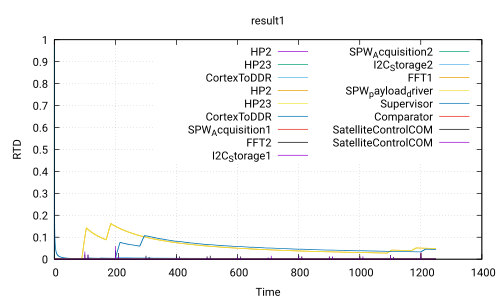

Generate this figure with gnuplot:
 set title 'result1'
 set ylabel 'RTD'
 set xlabel 'Time'
 set grid
 set term pdf
 set output 'Use_case_DoubleCamera_Safety.ATIPPIC.executable280.0_80.0.pdf'
 plot 'Use_case_DoubleCamera_Safety.ATIPPIC.executable280.0_80.0.csv' using 1:2 with lines title 'HP2','Use_case_DoubleCamera_Safety.ATIPPIC.executable280.0_80.0.csv' using 1:3 with lines title 'HP23','Use_case_DoubleCamera_Safety.ATIPPIC.executable280.0_80.0.csv' using 1:4 with lines title 'CortexToDDR','Use_case_DoubleCamera_Safety.ATIPPIC.executable280.0_80.0.csv' using 1:5 with lines title 'HP2','Use_case_DoubleCamera_Safety.ATIPPIC.executable280.0_80.0.csv' using 1:6 with lines title 'HP23','Use_case_DoubleCamera_Safety.ATIPPIC.executable280.0_80.0.csv' using 1:7 with lines title 'CortexToDDR','Use_case_DoubleCamera_Safety.ATIPPIC.executable280.0_80.0.csv' using 1:8 with lines title 'SPW_Acquisition1','Use_case_DoubleCamera_Safety.ATIPPIC.executable280.0_80.0.csv' using 1:9 with lines title 'FFT2','Use_case_DoubleCamera_Safety.ATIPPIC.executable280.0_80.0.csv' using 1:10 with lines title 'I2C_Storage1','Use_case_DoubleCamera_Safety.ATIPPIC.executable280.0_80.0.csv' using 1:11 with lines title 'SPW_Acquisition2','Use_case_DoubleCamera_Safety.ATIPPIC.executable280.0_80.0.csv' using 1:12 with lines title 'I2C_Storage2','Use_case_DoubleCamera_Safety.ATIPPIC.executable280.0_80.0.csv' using 1:13 with lines title 'FFT1','Use_case_DoubleCamera_Safety.ATIPPIC.executable280.0_80.0.csv' using 1:14 with lines title 'SPW_payload_driver','Use_case_DoubleCamera_Safety.ATIPPIC.executable280.0_80.0.csv' using 1:15 with lines title 'Supervisor','Use_case_DoubleCamera_Safety.ATIPPIC.executable280.0_80.0.csv' using 1:16 with lines title 'Comparator','Use_case_DoubleCamera_Safety.ATIPPIC.executable280.0_80.0.csv' using 1:17 with lines title 'SatelliteControlCOM','Use_case_DoubleCamera_Safety.ATIPPIC.executable280.0_80.0.csv' using 1:18 with lines title 'SatelliteControlCOM'
